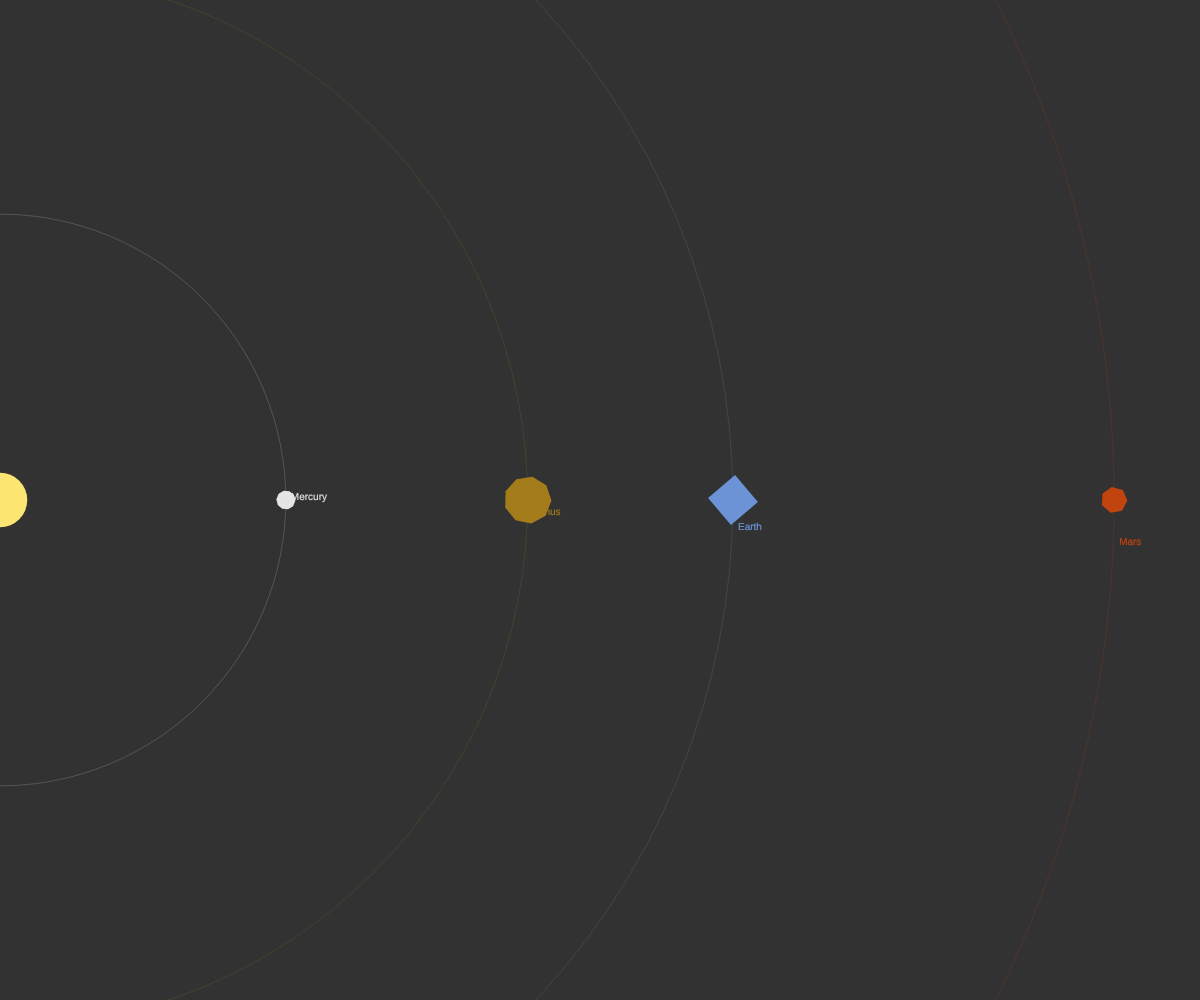
Frame 1 (no input)
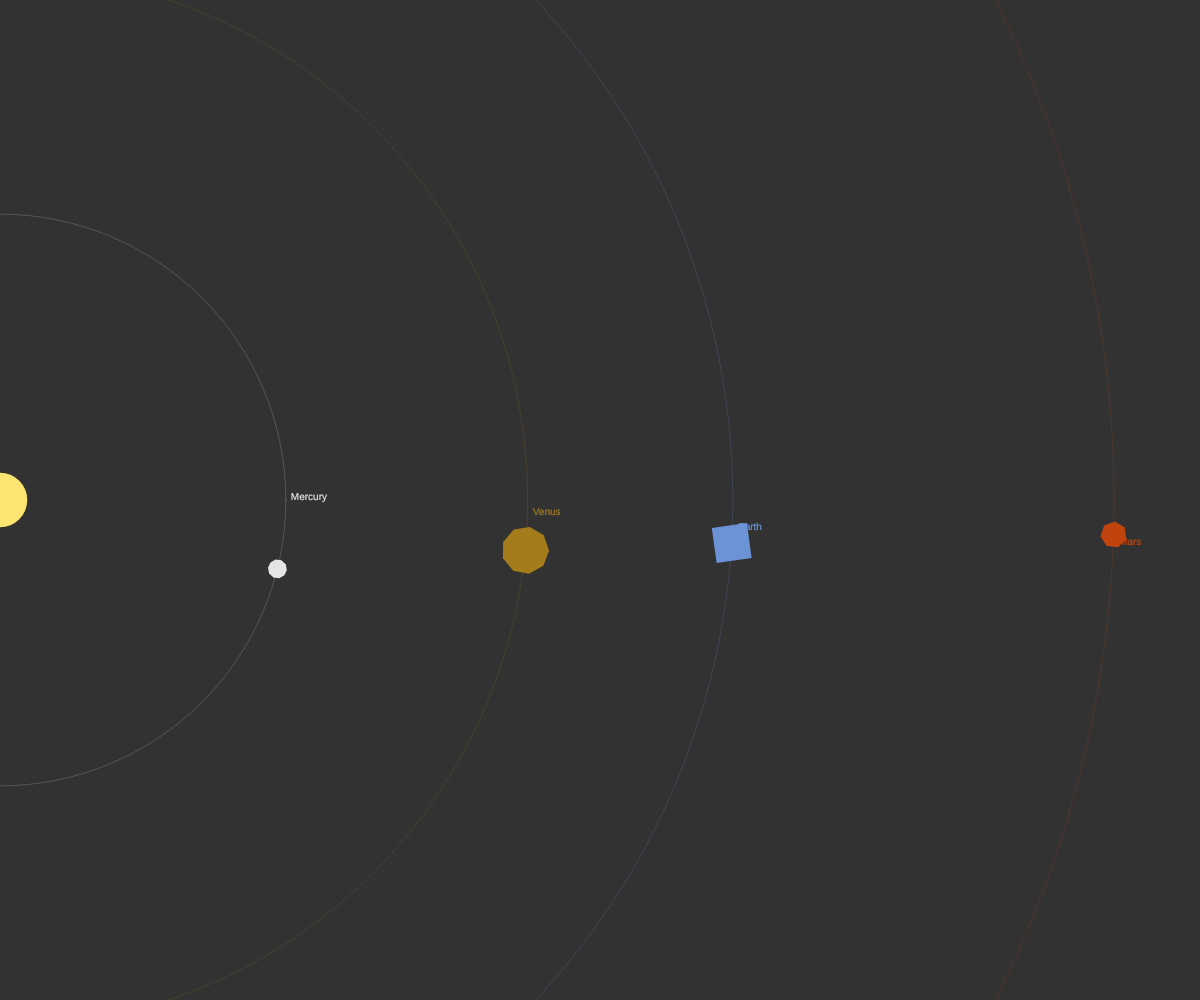
Frame 60 (no input)
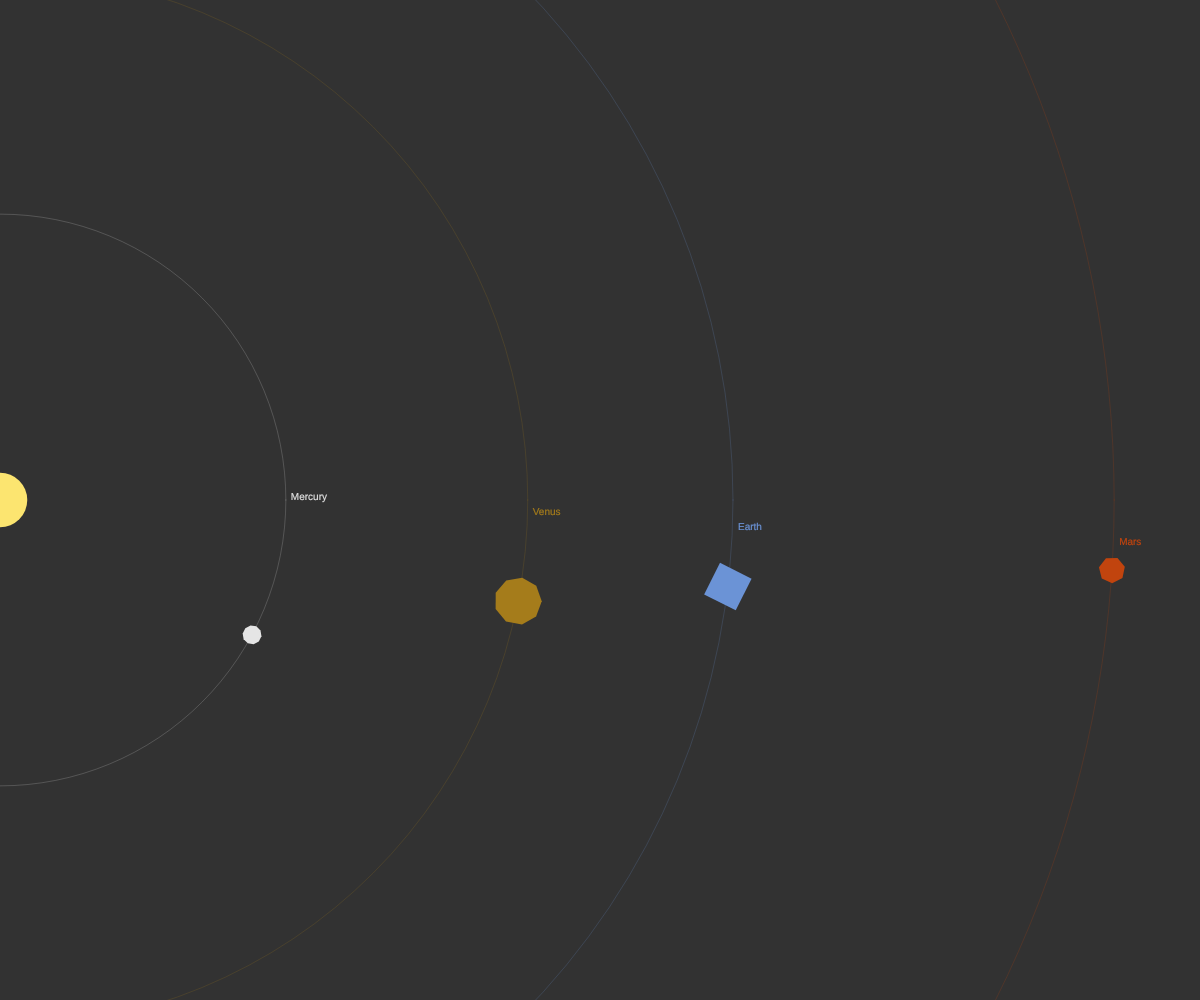
Frame 120 (the mouse pressed at the canvas centre since frame 60)

The p5.js sketch that drew these frames (run headless with seeded random() and noise() and a simulated clock; from frame 60 on, the mouse is pressed at the canvas centre):

// p5.js sketch
// ── sketch.js
let planets = {};
let timeSince = 0;

// Taille de la Terre en pixels
const earthSize = 50;

// Ratio entre la distance et la taille des planètes
const ratioDist = 800;
const globalDist = earthSize * (11727.81 / ratioDist); // J'ai fait les calculs par rapport aux propriétés de la Terre

// Ratio entre le temps dans le jeu et le temps réel
const ratioTime = 25000;

// const sunValues = { sunPos: [], radius: 109.05 * earthSize };
const sunValues = { color: "#fce570", nbpoints: 11, radius: 109.05, distance: 0, orbVel: 0, rotVel: 0.000082, sunPos: [] };
const mercuryValues = { color: "#e5e5e5", nbpoints: 10, radius: 0.38, distance: 0.39, orbVel: 0.00000946, rotVel: 0.0000014 };
const venusValues = { color: "#a57c1b", nbpoints: 9, radius: 0.95, distance: 0.72, orbVel: 0.00000371, rotVel: -0.00000034 };
const earthValues = { color: "#6b93d6", nbpoints: 4, radius: 1, distance: 1, orbVel: 0.00000228, rotVel: 0.000083 };
const marsValues = { color: "#c1440e", nbpoints: 7, radius: 0.53, distance: 1.52, orbVel: 0.00000121, rotVel: 0.000081 };
const jupiterValues = { color: "#dcd0b8", nbpoints: 6, radius: 11.21, distance: 5.20, orbVel: 0.000000192, rotVel: 0.00020 };
const saturnValues = { color: "#c3924f", nbpoints: 5, radius: 9.45, distance: 9.55, orbVel: 0.0000000775, rotVel: 0.00019 };
const uranusValues = { color: "#93cdf1", nbpoints: 4, radius: 4.01, distance: 19.19, orbVel: 0.0000000272, rotVel: -0.00012 };
const neptuneValues = { color: "#fff", nbpoints: 3, radius: 3.88, distance: 30.11, orbVel: 0.0000000139, rotVel: 0.00012 };

function setup() {
  createCanvas(window.innerWidth, window.innerHeight);

  // let moon = new Satellite(radius = 10, distance = 50, nbpoints= 3, orbitVel = 0.05, rotationVel = 0.05, color(200, 200, 200));

  // sunValues.sunPos = [width / 2, height / 2];
  sunValues.sunPos = [0, height / 2];

  let mercury = new Planet(mercuryValues.color, mercuryValues.nbpoints, mercuryValues.radius * earthSize, mercuryValues.distance * globalDist, mercuryValues.orbVel * ratioTime, mercuryValues.rotVel * ratioTime);
  let venus = new Planet(venusValues.color, venusValues.nbpoints, venusValues.radius * earthSize, venusValues.distance * globalDist, venusValues.orbVel * ratioTime, venusValues.rotVel * ratioTime);
  let earth = new Planet(earthValues.color, earthValues.nbpoints, earthValues.radius * earthSize, earthValues.distance * globalDist, earthValues.orbVel * ratioTime, earthValues.rotVel * ratioTime);
  let mars = new Planet(marsValues.color, marsValues.nbpoints, marsValues.radius * earthSize, marsValues.distance * globalDist, marsValues.orbVel * ratioTime, marsValues.rotVel * ratioTime);
  let jupiter = new Planet(jupiterValues.color, jupiterValues.nbpoints, jupiterValues.radius * earthSize, jupiterValues.distance * globalDist, jupiterValues.orbVel * ratioTime, jupiterValues.rotVel * ratioTime);
  let saturn = new Planet(saturnValues.color, saturnValues.nbpoints, saturnValues.radius * earthSize, saturnValues.distance * globalDist, saturnValues.orbVel * ratioTime, saturnValues.rotVel * ratioTime);
  let uranus = new Planet(uranusValues.color, uranusValues.nbpoints, uranusValues.radius * earthSize, uranusValues.distance * globalDist, uranusValues.orbVel * ratioTime, uranusValues.rotVel * ratioTime);
  let neptune = new Planet(neptuneValues.color, neptuneValues.nbpoints, neptuneValues.radius * earthSize, neptuneValues.distance * globalDist, neptuneValues.orbVel * ratioTime, neptuneValues.rotVel * ratioTime);
  planets = [mercury, venus, earth, mars, jupiter, saturn, uranus, neptune];
}

function draw() {
  background(50);
  translate(sunValues.sunPos[0], sunValues.sunPos[1]);
  noStroke();

  push();

  // Sun
  fill("#fce570");
  ellipse(0, 0, sunValues.radius / 2);

  // -- -- -- -- -- Orbits -- -- -- -- -- \\

  // Light-hour
  fill("white");
  textSize(10);
  text("One light-hour", 5 + 7.2 * globalDist, 0);
  strokeWeight(0.5);
  noFill();
  stroke("white");
  ellipse(0, 0, 7.2 * globalDist * 2);

  strokeWeight(0.2);

  stroke(mercuryValues.color);
  fill(mercuryValues.color);
  textSize(10);
  text("Mercury", 5 + mercuryValues.distance * globalDist, 0);
  noFill();
  ellipse(0, 0, mercuryValues.distance * globalDist * 2);

  stroke(venusValues.color);
  fill(venusValues.color);
  textSize(10);
  text("Venus", 5 + venusValues.distance * globalDist, 15);
  noFill();
  ellipse(0, 0, venusValues.distance * globalDist * 2);

  stroke(earthValues.color);
  fill(earthValues.color);
  textSize(10);
  text("Earth", 5 + earthValues.distance * globalDist, 30);
  noFill();
  ellipse(0, 0, earthValues.distance * globalDist * 2);

  stroke(marsValues.color);
  fill(marsValues.color);
  textSize(10);
  text("Mars", 5 + marsValues.distance * globalDist, 45);
  noFill();
  ellipse(0, 0, marsValues.distance * globalDist * 2);

  stroke(jupiterValues.color);
  fill(jupiterValues.color);
  textSize(10);
  text("Jupiter", 5 + jupiterValues.distance * globalDist, 0);
  noFill();
  ellipse(0, 0, jupiterValues.distance * globalDist * 2);

  stroke(saturnValues.color);
  fill(saturnValues.color);
  textSize(10);
  text("Saturn", 5 + saturnValues.distance * globalDist, 0);
  noFill();
  ellipse(0, 0, saturnValues.distance * globalDist * 2);

  stroke(uranusValues.color);
  fill(uranusValues.color);
  textSize(10);
  text("Uranus", 5 + uranusValues.distance * globalDist, 0);
  noFill();
  ellipse(0, 0, uranusValues.distance * globalDist * 2);

  stroke(neptuneValues.color);
  fill(neptuneValues.color);
  textSize(10);
  text("Neptune", 5 + neptuneValues.distance * globalDist, 0);
  noFill();
  ellipse(0, 0, neptuneValues.distance * globalDist * 2);

  pop();

  timeSince += deltaTime;

  if (timeSince >= 0.2) {
    timeSince -= 0.2;
    for (i in planets) {
      planets[i].show();
      planets[i].update();
    }
  }
}
// ── planet.js
class Planet {
    constructor(color, npoints, radius, distance, orbitSpeed, rotationSpeed, satellites = []) {
        this.color = color;
        this.npoints = npoints;
        this.radius = radius;
        this.distance = distance;
        this.orbitSpeed = orbitSpeed;
        this.rotationSpeed = rotationSpeed;
        this.satellites = satellites;
        this.orbitAngle = 0;
        this.rotationAngle = random(TWO_PI);
    }

    polygon(x, y, radius, npoints) {
        let angle = TWO_PI / npoints;
        beginShape();
        for (let a = 0; a < TWO_PI; a += angle) {
            let sx = x + cos(a) * radius / 2;
            let sy = y + sin(a) * radius / 2;
            vertex(sx, sy);
        }
        endShape(CLOSE);
    }

    show() {
        push();

        fill(this.color);

        // Put the planet on its orbit
        const planetPos = [cos(radians(this.orbitAngle)) * this.distance, sin(radians(this.orbitAngle)) * this.distance];

        // Rotate the planet based on its rotation speed
        translate(planetPos[0], planetPos[1]);
        rotate(radians(this.rotationAngle));

        // Show the planet
        this.polygon(0, 0, this.radius, this.npoints);

        pop();

        // Show satellites
        this.satellites.forEach(satellite => {
            satellite.show(planetPos);
            satellite.update();
        });
    }

    update() {
        // Update angles
        this.rotationAngle = (this.rotationAngle + this.rotationSpeed) % 360;
        this.orbitAngle = (this.orbitAngle + this.orbitSpeed) % 360;
    }
}
// ── satellite.js
class Satellite extends Planet {
    show(planetX, planetY) {
        push();
        fill(this.color);
        translate(planetX, planetY);

        this.x = cos(this.orbitAngle) * this.distance;
        this.y = sin(this.orbitAngle) * this.distance;

        translate(this.x, this.y);
        rotate(this.rotationAngle);
        this.polygon(0, 0, this.radius, this.npoints);

        pop();
    }
}
